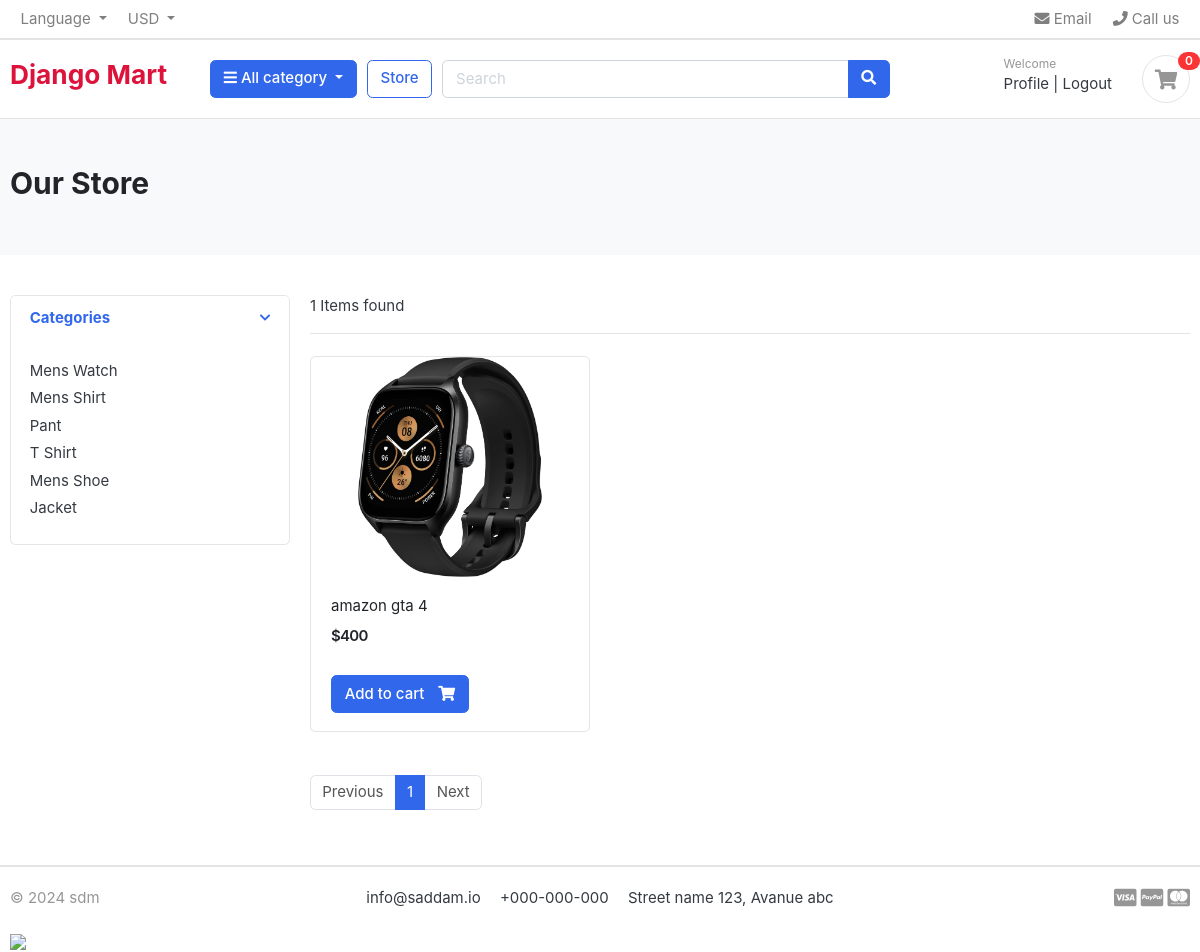
Page /store/category/mens-watch/ (signed in) on the committed database.
### catagory/models.py (models this page shows, shortened)
class Category(models.Model):
    category_name = models.CharField(max_length = 50, unique = True)
    slug = models.SlugField(max_length = 100, unique = True)
    description = models.TextField(max_length = 255, blank = True)
    cat_image = models.ImageField(upload_to= 'photos/categories', blank = True)

### store/models.py (models this page shows, shortened)
class Product(models.Model):
    product_name = models.CharField(max_length=100, unique = True)
    slug = models.SlugField(max_length=200, unique = True)
    description = models.TextField(max_length = 500, blank = True)
    price = models.IntegerField()
    image = models.ImageField(upload_to = 'photos/products')
    stock = models.IntegerField()
    is_available = models.BooleanField(default = True)
    category = models.ForeignKey(Category, on_delete=models.CASCADE)
    created_date = models.DateTimeField(auto_now_add = True)
    modified_date = models.DateTimeField(auto_now= True)

### store/views.py (the view)
# urls.py: path('store/', include('store.urls')),
def store(request, category_slug = None):
    if category_slug :
        category = get_object_or_404(Category, slug = category_slug)
        products = Product.objects.filter(is_available = True, category = category)
        page = request.GET.get('page')
        paginator = Paginator(products, 1)
        paged_product = paginator.get_page(page)
    else:
        products = Product.objects.filter(is_available = True)
        page = request.GET.get('page')
        paginator = Paginator(products, 6)
        paged_product = paginator.get_page(page)
    categories = Category.objects.all()
    context = {'products' : paged_product, 'categories':categories}
    return render(request, 'store/store.html',context )

### cart/context_processors.py (called while the page is built)
def counter(request):
    cart_count = 0
    if 'admin' in request.path:
        return{}
    else:
        try:
            cart = Cart.objects.filter(cart_id = Cart.cart_id)
            if request.user.is_authenticated:
                cart_items = CartItem.objects.all().filter(user = request.user)
            else:
                cart = Cart.objects.get(cart_id=_cart_id(request))
                cart_items = CartItem.objects.filter(cart=cart, is_active=True)
            for cart_item in cart_items:
                cart_count += cart_item.quantity
            return dict(cart_count = cart_count)
        except cart.DoesNotExist:
            cart_count = 0
    return dict(cart_count = cart_count)

### store/templates/store/store.html (shortened to what this page needs)
{% extends 'base.html' %}
{% block body %}
<section class="section-pagetop bg">
	<div class="container">
		<h2 class="title-page">Our Store</h2>
	</div>
	</section>
	<section class="section-content padding-y">
	<div class="container">
	<div class="row">
		<aside class="col-md-3">
	<div class="card">
		<article class="filter-group">
			<header class="card-header">
				<a href="#" data-toggle="collapse" data-target="#collapse_1" aria-expanded="true" class="">
					<i class="icon-control fa fa-chevron-down"></i>
					<h6 class="title">Categories</h6>
				</a>
			</header>
			<div class="filter-content collapse show" id="collapse_1" style="color:red">
				<div class="card-body">
					<ul class="list-menu">
						{% for ct in categories %}
							<li><a href="{% url 'products_by_category' ct.slug %}">{{ct.category_name}} </a></li>
						{% endfor %}
					</ul>
				</div>
			</div>
		</article>
	</div>
		</aside>
		<main class="col-md-9">
	<header class="border-bottom mb-4 pb-3">
			<div class="form-inline">
				<span class="mr-md-auto">{{products | length }} Items found </span>
			</div>
	</header>
	<div class="row">
	{% for item in products %}
	<div class="col-md-4">
		<figure class="card card-product-grid">
			<div class="img-wrap">
				<img src="{{item.image.url}}">
			</div>
			<figcaption class="info-wrap">
				<div class="fix-height">
					<a href="{% url 'product_details' item.category.slug item.slug %}" class="title">{{item.product_name}}</a>
					<div class="price-wrap mt-2">
						<span class="price">${{item.price}}</span>
					</div>
				</div>
				<form method="post">
					<a href="{% url 'add_cart' item.id %}" class="btn  btn-primary">
						<span class="text">Add to cart</span>
						<i class="fas fa-shopping-cart"></i>
					</a>
				</form>
			</figcaption>
		</figure>
	</div>
	{% endfor %}
	</div>
	<nav class="mt-4" aria-label="Page navigation sample">
	  <ul class="pagination">
		{% if products.has_previous %}
			<li class="page-item "><a class="page-link" href="?page={{products.previous_page_number}}">Previous</a></li>
		{% else %}
			<li class="page-item disabled"><a class="page-link">Previous</a></li>
		{% endif %}
		{%for num in products.paginator.page_range %}
			<li class="page-item active"><a class="page-link" href="?page={{num}}">{{num}}</a></li>
		{% endfor %}
		{% if products.has_next %}
			<li class="page-item "><a class="page-link" href="?page={{products.next_page_number}}">Next</a></li>
		{% else %}
			<li class="page-item disabled"><a class="page-link">Next</a></li>
		{% endif %}
	  </ul>
	</nav>
		</main>
	</div>
	</div>
	</section>
{% endblock %}

### static/css/ui.css (style rules this page uses)
html { font-family: "Inter", sans-serif; font-size: 15px; }
.img-wrap { text-align: center; display: block; }
.img-wrap img { max-width: 100%; }
.price-wrap { letter-spacing: -0.7px; }
.padding-y { padding-top: 40px; padding-bottom: 40px; }
figure { margin-bottom: 0; }
article:after, .form-group:after { display: block; clear: both; content: ""; }
.bg { background-color: #f8f9fa; }
.title-page { color: #212529; }
.btn .text + i { margin-left: 10px; }
[class*=list-] li:after { visibility: hidden; display: block; content: ""; overflow: hidden; height: 0; clear: both; }
.list-menu { list-style: none; margin: 0; padding-left: 0; }
.list-menu li { margin-bottom: 5px; }
.list-menu a { color: #343a40; }
[class*=card-product] a.title { color: #212529; display: block; }
[class*=card-product] .img-wrap { overflow: hidden; position: relative; }
[class*=card-product] .img-wrap img { height: 100%; max-width: 100%; width: auto; display: inline-block; -o-object-fit: cover; object-fit: cover; }
.card-product-grid { margin-bottom: 20px; }
.card-product-grid .img-wrap { border-radius: 0.2rem 0.2rem 0 0; height: 220px; }
.card-product-grid .info-wrap { overflow: hidden; padding: 18px 20px; }
.card-product-grid .fix-height { height: 80px; overflow: hidden; }
.card .img-wrap { overflow: hidden; }
.price { font-weight: 600; color: #212529; }
.icon-control { margin-top: 5px; float: right; font-size: 80%; }
.card-header .title { margin-bottom: 0; line-height: 1.5; }
.filter-group { border-bottom: 1px solid #e4e4e4; }
.filter-group .card-header { border-bottom: 0; }
.filter-group:last-child { border-bottom: 0; }
.section-pagetop { padding: 45px 0; }

### rows in the picture
Category: category_name "Mens Watch"
Category: category_name "Mens Shirt"
Category: category_name "Pant"
Category: category_name "T Shirt"
Category: category_name "Mens Shoe"
Category: category_name "Jacket"
Product: image (picture), product_name "amazon gta 4", price "400"

### other values in the picture
{{ cart_count }} "0"
{{ products | length }} "1"
{{ num }} "1"
